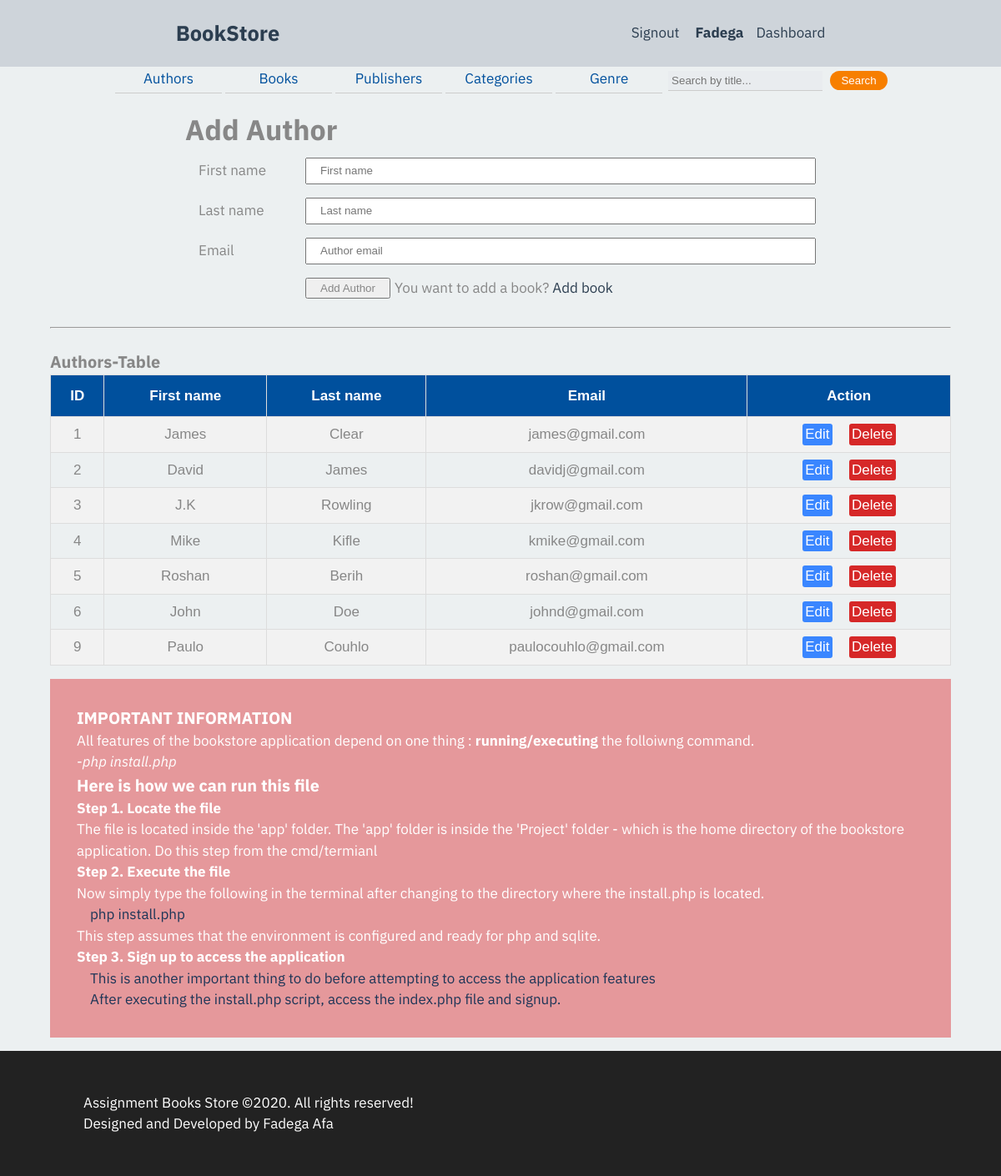
/templates/author.php (signed in), run on an earlier commit of the app's database.
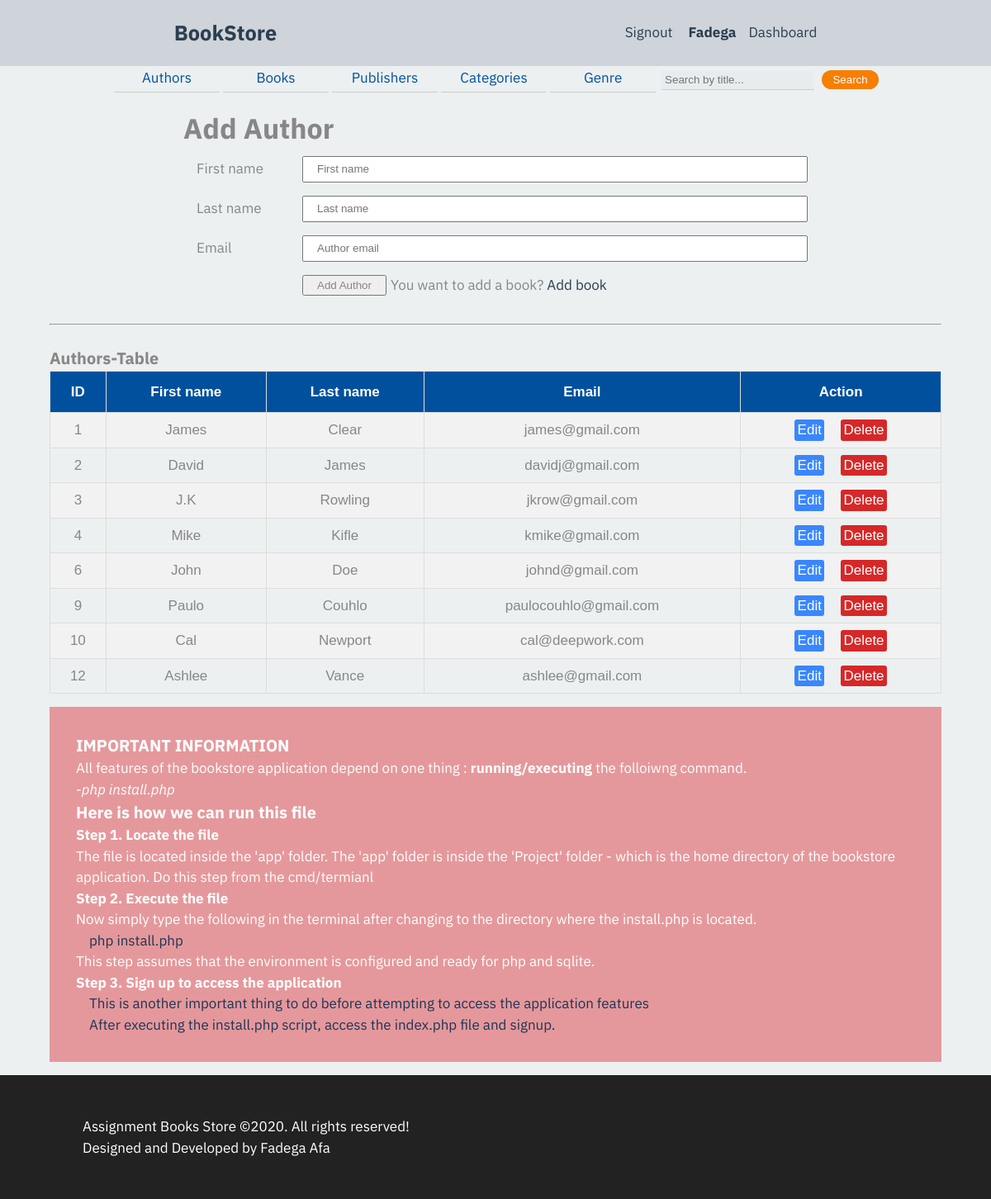
And on a later commit of the database.
### tables this page shows
CREATE TABLE author(
			author_id INTEGER PRIMARY KEY AUTOINCREMENT NOT NULL,
			firstname TEXT NOT NULL,
			lastname TEXT NOT NULL,
      email TEXT NOT NULL UNIQUE
		);

### templates/author.php (the view, shortened to what this page needs)
<?php
require '../app/header.php';
require '../app/dbh.php';
?>
<main>
  <?php
  if(isset($_SESSION['useremail'])||isset($_SESSION['emailId'])){
         ?>
        <form name="my-form" action="../app/author.inc.php" method="post">
           <h1>Add Author</h1>
            <div class="form-box">
                <label for="fname">First name</label>
                <input type="text" id="firstname" name="firstname" placeholder="First name" required >
            </div>
            <div class="form-box">
                <label for="lname">Last name</label>
                <input type="text" id="lastname" name="lastname" placeholder="Last name" required>
            </div>
            <div class="form-box">
                <label for="email">Email</label>
                <input type="text" id="email" name="email" placeholder="Author email" required>
            </div>
            <div class="form-box">
                <button type="submit" id="btnSend" name="add-author">Add Author</button>
                <span class="span"> You want to add a book? <a href="../templates/book.php">Add book</a> </span>
            </div>
        </form>
        <br><hr><br>
        <h3>Authors-Table</h3>
        <table class="db-table">
        <tr>
            <th>ID </th>
            <th>First name </th>
            <th>Last name </th>
            <th>Email </th>
            <th>Action</th>
        </tr>
        <?php
          $sql ='SELECT *FROM author';
          $res = $conn->prepare($sql);
          $res->execute();
          $data = $res->fetchAll(PDO::FETCH_ASSOC);
          foreach($data as $row):?>
            <tr>
              <td><?php echo $row['author_id'];?></td>
              <td><?php echo $row['firstname'];?></td>
              <td><?php echo $row['lastname'];?></td>
              <td><?php echo $row['email'];?></td>
              <td>
                 <a class="edit" href="../templates/editauthor.php?id=<?php echo $row['author_id'];?>">Edit</a>
                 <a class="delete" href="../app/deleteauthor.php?id=<?php echo $row['author_id'];?>">Delete</a>
              </td>
            </tr>
          <?php endforeach; ?>
          </table>
<?php }else{
         echo
            '  <h2><br>Access denied ..</h2>
               <p><br>Oops! You are not authorized. Please signin
               <a href="../templates/signin.php">here</a>
               <span> Or singup <a href="../templates/signup.php">here</a> </span></p>';
         }
          ?>
    </main>
<?php require '../app/footer.php';?>

### app/header.php (shortened to what this page needs)
<!DOCTYPE html>
<html lang="en" dir="ltr">
  <head>
      <link rel="stylesheet" href="../css/menu.css">
      <link rel="stylesheet" href="../css/master.css">
      <link rel="stylesheet" href="../css/dashboard.css">
  </head>
  </head>
  <body>
    <nav>
      <div class="content">
        <h1><a href="../templates/index.php"> BookStore</a></h1>
        <div class="links">
          <?php
            if(isset($_SESSION['useremail'])||isset($_SESSION['firstname'])){
              echo ' <a href="../app/signout.inc.php">Signout</a>';
              echo ' <a href="../templates/profile.php"><span> <img src="" alt=""></span> <b>'.$_SESSION['firstname'].'</b></a>';
              echo '<a href="../templates/dashboard.php">Dashboard<span class="cart-notify cart" id="cart-quantity"></span> </a>';
            }else{
              echo '<a name="signin-submit" href="../templates/signin.php">Signin</a>';
              echo '<a name="log-submit" href="../templates/signup.php">Signup</a>';
            }
             ?>
        </div>
      </div>
    </nav>
    <div class="secondary-menu" id="secondary-menu">
      <div id="link-wrapper">
          <a href="../templates/author.php">Authors</a>
          <a href="../templates/book.php">Books</a>
          <a href="../templates/publisher.php">Publishers</a>
          <a href="../templates/category.php">Categories</a>
          <a href="../templates/genre.php">Genre</a>
          <form class="search-from" action="../templates/searchResults.php" method="post">
              <input type="text" name="search"  id="search" placeholder="Search by title...">
              <input type="submit" name="submit" value="Search">
          </form>
       </div>
    </div>

### app/footer.php (shortened to what this page needs)
  <footer id="footer" class="section" >
          <p>Assignment Books Store &copy;2020. All rights reserved!</p>
          <p>Designed and Developed by <span>Fadega Afa</span></p>
   </footer>
</body>
</html>

### css/menu.css (style rules this page uses)
:root { --greyapple:#eee; --greenaple:#2ecc71; --drakmatter:#34495e; --darkermatter:#2c3e50; --darkergrey:#ced4da; }
* { margin: 0; padding:0; box-sizing: border-box; }
body { font-family: "IBM Plex Sans", Verdana, Tahoma, sans-serif; }
a { text-decoration: none; color:#00509d; color: #023047; color: #073b4c; color:red; }
nav { display: grid; grid-template-rows: minmax(min-content,100px) min-conten; */ }
nav .content { background-color: var(--darkergrey); display:grid; place-items:center; grid-auto-flow: column; align-content:space-evenly; min-height: 80px; }
nav .content .links { display:grid; grid-gap:15px; grid-auto-flow: column; place-items:center; grid-template-columns: minmax(min-conent,80px); }

### css/master.css (style rules this page uses)
* { box-sizing: border-box; padding:0; margin:0; }
html { box-sizing: border-box; font-size: 20px; line-height: 1.6; font-family: 'Source Sans Pro', sans-serif, Segoe UI, Roboto, Helvetica, Arial, sans-serif, 'Apple Color Emoji', 'Segoe UI Emoji', 'Segoe UI Symbol'; color: #878787; }
*, *::before, *:after { box-sizing: inherit; padding: 0; margin: 0; }
body { margin:0 auto; padding:0; font-size:17px; user-select: none; -webkit-user-select: none; -khtml-user-select: none; -moz-user-select: none; -ms-user-select: none; }
.db-table { font-family: "Trebuchet MS", Arial, Helvetica, sans-serif; border-collapse: collapse; width: 100%; }
.db-table td, .db-table th { border: 1px solid #ddd; padding: 8px; text-align: center; }
.db-table tr:nth-child(even) { background-color: #f2f2f2; }
.db-table th { padding-top: 12px; padding-bottom: 12px; text-align: left; background-color:#00509d; color: white; text-align: center; }
.db-table .delete { color:red; background:#d62828; color:white; padding:0.2em 0.2em; border-radius: 3px; }
.db-table .edit { margin-right:15px; background:#3a86ff; color:#fff; padding:0.2em 0.2em; border-radius: 3px; }
#secondary-menu { width: 80%; margin:0 auto; }
#link-wrapper { padding:0 1rem; width:100%; margin:0 auto; display:flex; flex-direction: row; }
#link-wrapper a { padding:0; color:#00509d; flex:1; margin:0.2%; text-align: center; border-bottom:1px solid #ccc; }
#link-wrapper input[type=text] { margin:5px; border:none; border-bottom: 1px solid #ccc; padding:0.3em; background:#e9ecef; outline:none; }
#link-wrapper input[type=submit] { background: #f77f00; cursor:pointer; color:#fff; border:none; padding:0.3em 1em; border-radius: 1em; }
main { margin: 1rem auto; width:90%; max-width: 1200px; }
main form { width:70%; margin:0 auto; }
input, label, button { padding: 0.2rem 1rem; color: inherit; }
.form-box { padding: 0.5rem 0; display: flex; flex-direction: column; }
.form-box label { display: none; }
.form-box input, .form-box select, .form-box textarea { flex-basis: 100%; }
#btnSend { margin-right: 5px; }
#footer { width:100%; height:150px; bottom: calc(100vh - 10px); background:#222; color:#fff; text-align:left; padding: 50px 50px 50px 100px; }
.placeholder { margin-top:1rem; background:#e5989b; color:#fff; padding:2rem; }
@media all and (min-width: 500px) { .form-box label { display: block; } }
@media all and (min-width: 600px) { .form-box { flex-direction: row; } }
@media all and (min-width: 600px) { .form-box label { flex-basis: 9rem; flex-grow: 0; flex-shrink: 0; } }
@media all and (min-width: 600px) { .form-box input, .form-box select, .form-box textarea { flex-basis: 0; flex-grow: 1; flex-shrink: 1; } }
@media all and (min-width: 600px) { .form-box button { margin-left: 9rem; } }

### css/dashboard.css (style rules this page uses)
html { box-sizing: border-box; font-size: 16px; line-height: 1.5; }
:root { --greyapple:#ecf0f1; --brightorange:#ff9f1c; --lightgrey:#D3D3D3; --greenaple:#2ecc71; --drakmatter:#34495e; --darkermatter:#2c3e50; }
body { background-color: var(--greyapple); font-family: "IBM Plex Sans", Verdana, Tahoma, sans-serif; }
*, *::before, *:after { box-sizing: inherit; padding: 0; margin: 0; }
a { text-decoration: none; color:var(--darkermatter); }

What changed in the data, as far as the page shows it:
removed author: author_id "5", firstname "Roshan", lastname "Berih", email "roshan@gmail.com"
added author: author_id "10", firstname "Cal", lastname "Newport", email "cal@deepwork.com"
added author: author_id "12", firstname "Ashlee", lastname "Vance", email "ashlee@gmail.com"
